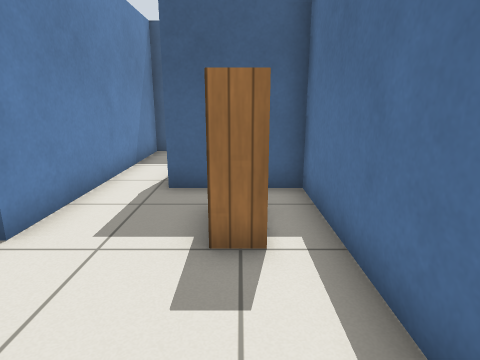
view 1 (above)

24 first-person views from a walk through a Gazebo world. The camera is 1 m above the floor, tilts 14° down and sees 75° across. Floor lines are 1 m apart. The floor is counted in squares, 0.5 m on a side. Each view is taken from the middle of a square. On the plan, view 1 faces up. The plan holds only what a view shows up to about 17 squares ahead; the rest is blank. Simple patterns stand in for the simulator's built-in surfaces.

view 2
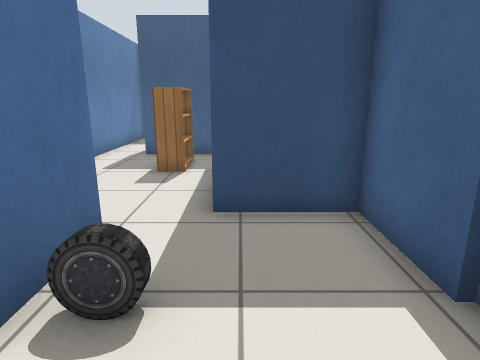

view 3
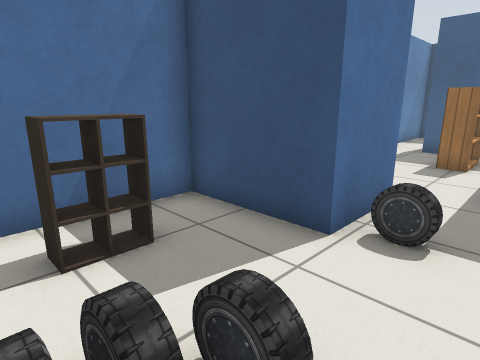

view 4
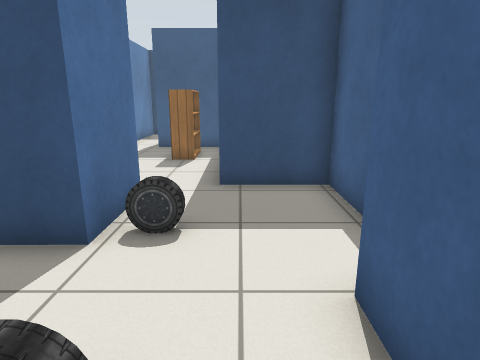

view 5
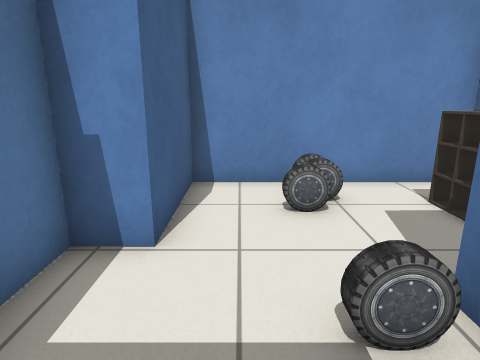

view 6
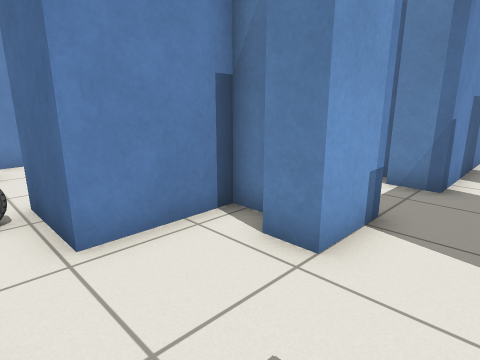

view 7
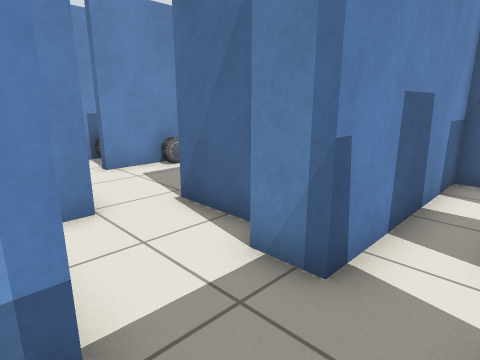

view 8
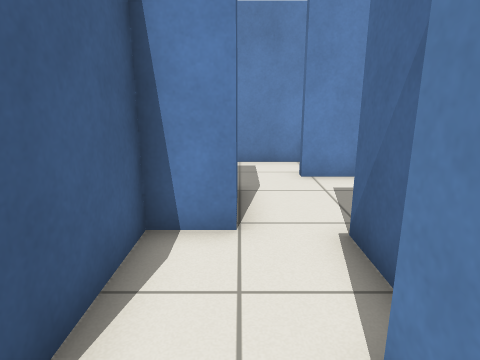

view 9
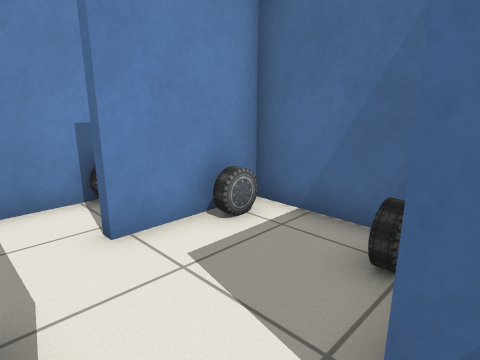

view 10
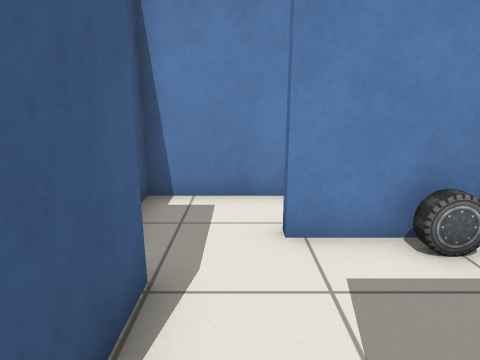

view 11
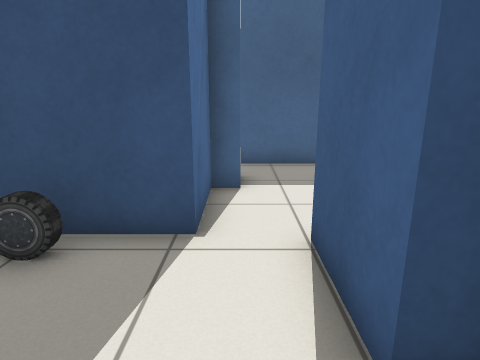

view 12
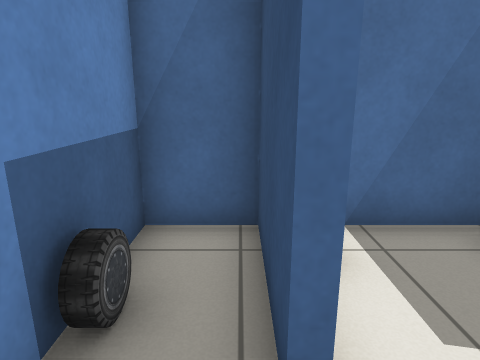

view 13
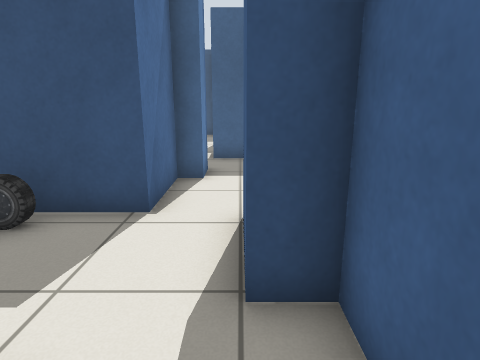

view 14
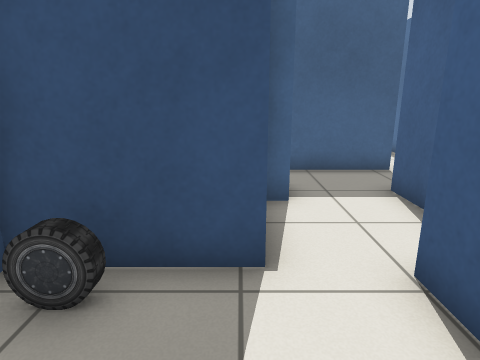

view 15
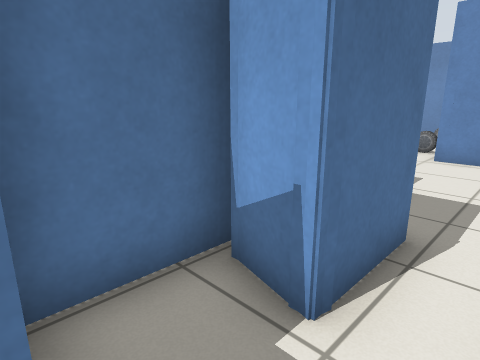

view 16
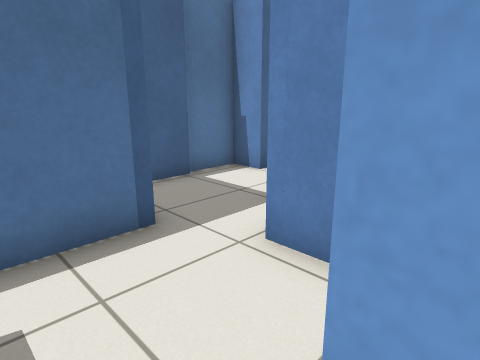

view 17
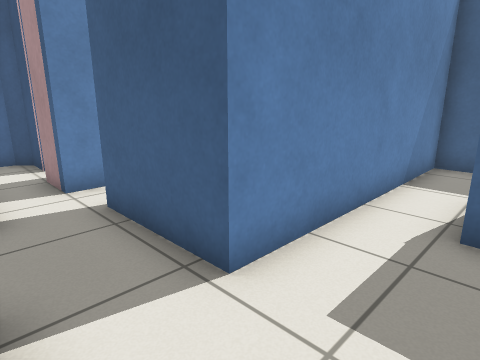

view 18
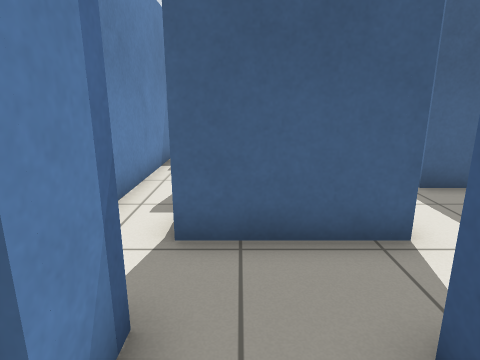

view 19
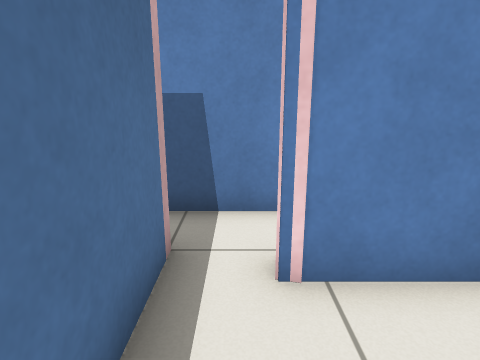

view 20
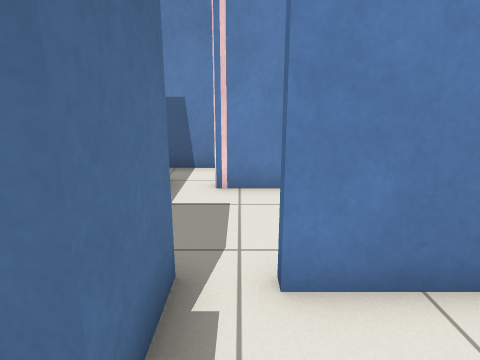

view 21
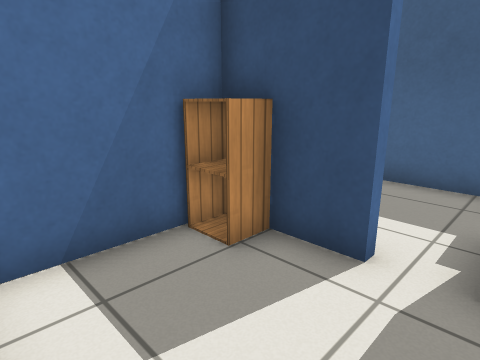

view 22
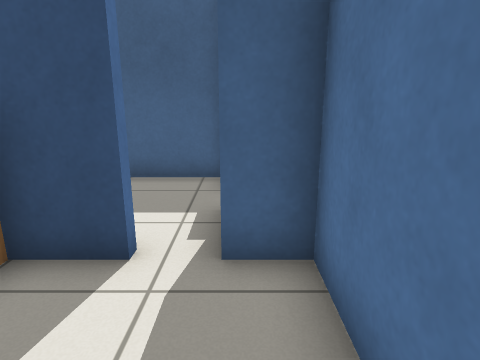

view 23
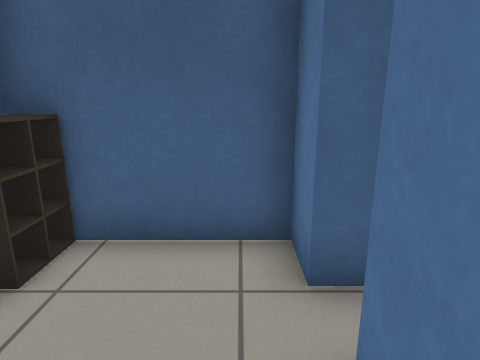

view 24
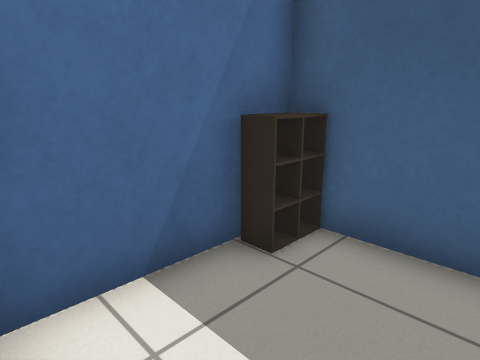

### Floor plan
Points are (right, up) in squares from view 1. A wall is a line through its corners. A room is listed if a view was taken in it or the views show most of it. See-through windows are left out.
Room 1 (views 1, 5, 17)
walls: (4.2, -2.3) (4.2, 0.5) (1.5, 0.5) (1.5, 2.5); (-2.5, 2) (-2.5, 1); (-3.2, 0.5) (-3.2, -0.4) (-0.2, -0.4) (-0.2, -2.9)
ways out: opening at (2, -1.5) to room 2; opening at (-0.5, 1.5) to room 3
objects: car (1, -2)
Room 2 (views 2, 3, 4)
walls: (-0.2, -2.9) (-3.7, -2.9) (-3.7, -7.8) (3.2, -7.8) (3.2, -4.1) (4.4, -4.1) (4.4, -2.1)
low walls: (-1.7, -5.7) (-2.5, -5.7); (-1.9, -4.9) (-1.9, -6.1) (-2.5, -6.1)
ways out: opening at (2, -1.5) to room 1
objects: car (0, -7) to (1, -7); car (0, -6) to (1, -6)
Room 3 (views 6, 15, 16)
walls: (0.1, 9) (0.1, 11.7); (-3.5, 2) (-2.5, 2); (1.5, 2.5) (1.5, 7.2) (-1.7, 7.2) (-1.7, 9.8) (-0.4, 9.4); (-2.4, 13) (-3.5, 13) (-3.5, 4.3)
ways out: opening at (-0.5, 1.5) to room 1; opening at (-4, 3.5) to room 4
objects: bookshelf (0, 4) to (0, 6)
Room 4 (views 7, 8, 9, 10, 18)
walls: (-7, 2.4) (-7, 1.2) (-7.7, 1.2) (-7.7, -1.5); (-3.5, 4.3) (-7, 4.3); (-5.9, -1.7) (-4.5, -1.7) (-4.5, 2) (-3.5, 2)
ways out: opening at (-4, 3.5) to room 3; opening at (-7, -2) to room 6; opening at (-7, 3.5)
Room 5 (views 11, 12, 13)
walls: (-7.6, -5.7) (-10.9, -5.7) (-10.9, -7.6) (-5, -7.6) (-5, -5.4)
ways out: opening at (-6.5, -6) to room 6
objects: car (-9, -7)
Room 6 (view 14)
walls: (-7.7, -1.5) (-10.9, -1.5) (-10.9, -5.4) (-7.6, -5.4); (-5, -5.4) (-5, -4.2) (-5.9, -4.2) (-5.9, -1.7)
ways out: opening at (-7, -2) to room 4; opening at (-6.5, -6) to room 5
objects: car (-10, -5); car (-10, -2)
Room 7 (views 19, 21, 22, 23, 24)
walls: (-11.8, 4.9) (-11.4, 4.8) (-11.4, 4.3) (-12.8, 4.3) (-13.2, 3.9) (-13.2, 2.4) (-8.5, 2.4); (-13.8, 4.8) (-11.4, 4.8); (-12.4, 9) (-12.4, 8.7) (-15.1, 8.7) (-15.1, 5.2); (-8.5, 4) (-10, 4) (-10, 8.7) (-11.2, 8.7)
ways out: opening at (-12, 9) to room 8; opening at (-9.5, 3)
objects: cabinet (-15, 8) to (-14, 8)
Room 8 (view 20)
walls: (-14.6, 9) (-12.4, 9); (-10.5, 12.1) (-11.2, 12.1) (-11.2, 13.3) (-15.1, 13.3) (-15.1, 9.1); (-11.2, 8.7) (-11.2, 10.7) (-10.7, 10.7)
low walls: (-14.4, 13.4) (-14.4, 12.1)
ways out: opening at (-12, 9) to room 7

Positions as (right, up) in squares from view 1, and headings:
1: (0, 0), facing up
2: (2, -5), facing up
3: (2, -7), facing up-left
4: (2, -7), facing up
5: (2, 0), facing down
6: (1, 4), facing down-left
7: (-4, 4), facing down-left
8: (-6, 3), facing down
9: (-6, -1), facing down-left
10: (-7, -1), facing down
11: (-7, -6), facing up
12: (-6, -6), facing left
13: (-6, -7), facing up
14: (-8, -5), facing up
15: (-3, 12), facing down-right
16: (-3, 3), facing down-right
17: (-1, 2), facing up-left
18: (-6, 0), facing up
19: (-11, 8), facing down
20: (-12, 12), facing down
21: (-11, 5), facing up-left
22: (-11, 5), facing up
23: (-12, 9), facing up
24: (-12, 9), facing up-left
